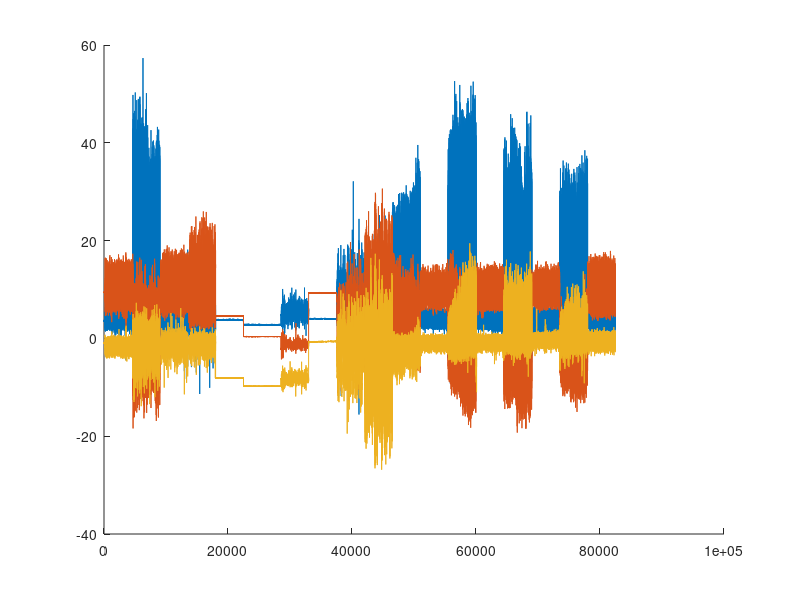

MATLAB code for this plot: (Note: this script raises an error after producing the figure.)
clc;
clear;
clf;

load('AccSignal.mat');

figure(1);
hold on;
plot(accX);
plot(accY);
plot(accZ);
for n = 1:size(accSegX,2)
    featuresTrain(n,1) = mean(abs(accSegX(:, n)));
    featuresTrain(n,2) = mean(abs(accSegY(:, n)));
    featuresTrain(n,3) = mean(abs(accSegZ(:, n)));
    featuresTrain(n, 4) = std(accSegX(:, n));
    featuresTrain(n, 5) = std(accSegY(:, n));
    featuresTrain(n, 6) = std(accSegZ(:, n));
end

classifierTree = fitctree(featuresTrain, accLabel);
view(classifierTree,'mode','graph');

% load test data
load("AccSignalVal.mat");
%other solutions: divide training data e.g. 70/30
for n = 1:size(accSegXVal,2)
    featuresTest(n,1) = mean(abs(accSegXVal(:, n)));
    featuresTest(n,2) = mean(abs(accSegYVal(:, n)));
    featuresTest(n,3) = mean(abs(accSegZVal(:, n)));
    featuresTest(n, 4) = std(accSegXVal(:, n));
    featuresTest(n, 5) = std(accSegYVal(:, n));
    featuresTest(n, 6) = std(accSegZVal(:, n));
end
labels = predict(classifierTree,featuresTest); %classified data
cf = confusionmat(accLabelVal,labels);
hold off;
confusionchart(cf);

%Results: 
% 1: 36  TP, 84 FN, 7 FP, TN = 660-(36+84+7) = 533
% 2: 250 TP, 2 FN, 38 FP, TN = 660-(250+2+38)= 370
% 3: 178 TP, 2 FN, 48 FP, TN = 660-(178+2+48)= 432
% 4: 103 TP, 5 FN, 0 FP , TN = 660-(103+5+0) = 552

tp = 1:4;
fp = 1:4;
tn = 1:4;
fn = 1:4;
FP = 0;
for i =1:4 %TP, FN
    FN = 0;
    for j = 1:4        
        if(i == j) %TP
            tp(i) = cf(i, j);
        else %FN
            FN = FN + cf(i, j);
        end
    end
    fn(i) = FN;
end
for i =1:4 %FP 
    FP = 0;
    for j = 1:4        
        if(i ~=j)
            FP = FP + cf(j, i);
        end
    end
    fp(i) = FP;
end
for i = 1:4 %TN
    tn(i) = 660-fn(i)-tp(i)-fp(i);
end


for i = 1:4 %results
    TPR = tp(i)/(tp(i)+fn(i));
    TNR = tn(i) / (tn(i)+fp(i));
    FPR = fp(i) / (fp(i)+tn(i));
    FNR = fn(i) / (fn(i)+tp(i));
    ACC = (tp(i)+tn(i))/(tp(i)+tn(i)+fp(i)+fn(i));
    fprintf("For parameter %d, the model has TPR = %f, TNR = %f, FPR = %f, FNR = %f and accuracy = %f\n",i,TPR, TNR, FPR, FNR, ACC);
end

%Results:
% For type 1, the model has TPR = 0.300000, TNR = 0.987037, FPR = 0.012963, FNR = 0.700000 and accuracy = 0.862121
% For type 2, the model has TPR = 0.992063, TNR = 0.906863, FPR = 0.093137, FNR = 0.007937 and accuracy = 0.939394
% For type 3, the model has TPR = 0.988889, TNR = 0.900000, FPR = 0.100000, FNR = 0.011111 and accuracy = 0.924242
% For type 4, the model has TPR = 0.953704, TNR = 1.000000, FPR = 0.000000, FNR = 0.046296 and accuracy = 0.992424

% Conclusion: It performed the best for activity 4, the worst for activity 4. In general, the accuracy was pretty high though.  






